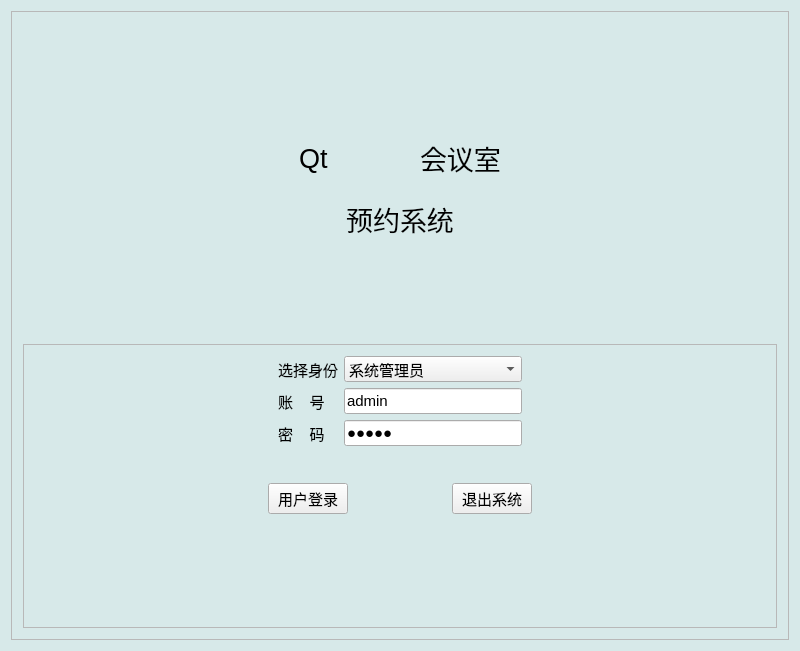
<?xml version="1.0" encoding="UTF-8"?>
<ui version="4.0">
 <class>KRoomReserveClass</class>
 <widget class="QWidget" name="KRoomReserveClass">
  <property name="geometry">
   <rect>
    <x>0</x>
    <y>0</y>
    <width>800</width>
    <height>651</height>
   </rect>
  </property>
  <property name="sizePolicy">
   <sizepolicy hsizetype="Fixed" vsizetype="Fixed">
    <horstretch>0</horstretch>
    <verstretch>0</verstretch>
   </sizepolicy>
  </property>
  <property name="minimumSize">
   <size>
    <width>800</width>
    <height>651</height>
   </size>
  </property>
  <property name="maximumSize">
   <size>
    <width>800</width>
    <height>651</height>
   </size>
  </property>
  <property name="windowTitle">
   <string>会议室预约系统</string>
  </property>
  <property name="windowIcon">
   <iconset resource="kroomreserve.qrc">
    <normaloff>:/images/logo.png</normaloff>:/images/logo.png</iconset>
  </property>
  <property name="styleSheet">
   <string notr="true">QWidget#KRoomReserveClass
{
	background-color: rgb(215, 233, 233);
}</string>
  </property>
  <layout class="QGridLayout" name="gridLayout_3">
   <item row="0" column="1">
    <widget class="QFrame" name="frame_2">
     <property name="sizePolicy">
      <sizepolicy hsizetype="Preferred" vsizetype="Minimum">
       <horstretch>0</horstretch>
       <verstretch>0</verstretch>
      </sizepolicy>
     </property>
     <property name="frameShape">
      <enum>QFrame::StyledPanel</enum>
     </property>
     <property name="frameShadow">
      <enum>QFrame::Raised</enum>
     </property>
     <layout class="QGridLayout" name="gridLayout">
      <item row="4" column="0" colspan="3">
       <widget class="QFrame" name="frame">
        <property name="sizePolicy">
         <sizepolicy hsizetype="Preferred" vsizetype="Minimum">
          <horstretch>0</horstretch>
          <verstretch>0</verstretch>
         </sizepolicy>
        </property>
        <property name="minimumSize">
         <size>
          <width>0</width>
          <height>284</height>
         </size>
        </property>
        <property name="contextMenuPolicy">
         <enum>Qt::DefaultContextMenu</enum>
        </property>
        <property name="layoutDirection">
         <enum>Qt::LeftToRight</enum>
        </property>
        <property name="frameShape">
         <enum>QFrame::StyledPanel</enum>
        </property>
        <property name="frameShadow">
         <enum>QFrame::Raised</enum>
        </property>
        <layout class="QVBoxLayout" name="verticalLayout">
         <item>
          <layout class="QHBoxLayout" name="horizontalLayout">
           <item>
            <spacer name="horizontalSpacer">
             <property name="orientation">
              <enum>Qt::Horizontal</enum>
             </property>
             <property name="sizeHint" stdset="0">
              <size>
               <width>40</width>
               <height>20</height>
              </size>
             </property>
            </spacer>
           </item>
           <item>
            <layout class="QFormLayout" name="formLayout">
             <item row="0" column="0">
              <widget class="QLabel" name="label_3">
               <property name="font">
                <font>
                 <pointsize>11</pointsize>
                </font>
               </property>
               <property name="text">
                <string>选择身份</string>
               </property>
              </widget>
             </item>
             <item row="0" column="1">
              <widget class="QComboBox" name="comboBoxIdentity">
               <property name="font">
                <font>
                 <pointsize>11</pointsize>
                </font>
               </property>
               <property name="currentIndex">
                <number>2</number>
               </property>
               <item>
                <property name="text">
                 <string>研发人员</string>
                </property>
               </item>
               <item>
                <property name="text">
                 <string>行政人员</string>
                </property>
               </item>
               <item>
                <property name="text">
                 <string>系统管理员</string>
                </property>
               </item>
              </widget>
             </item>
             <item row="1" column="0">
              <widget class="QLabel" name="label">
               <property name="font">
                <font>
                 <pointsize>11</pointsize>
                </font>
               </property>
               <property name="text">
                <string>账    号</string>
               </property>
              </widget>
             </item>
             <item row="1" column="1">
              <widget class="QLineEdit" name="userName">
               <property name="font">
                <font>
                 <pointsize>11</pointsize>
                </font>
               </property>
               <property name="text">
                <string>admin</string>
               </property>
              </widget>
             </item>
             <item row="2" column="0">
              <widget class="QLabel" name="label_2">
               <property name="font">
                <font>
                 <pointsize>11</pointsize>
                </font>
               </property>
               <property name="text">
                <string>密    码</string>
               </property>
              </widget>
             </item>
             <item row="2" column="1">
              <widget class="QLineEdit" name="password">
               <property name="font">
                <font>
                 <pointsize>11</pointsize>
                </font>
               </property>
               <property name="text">
                <string>admin</string>
               </property>
               <property name="echoMode">
                <enum>QLineEdit::PasswordEchoOnEdit</enum>
               </property>
              </widget>
             </item>
            </layout>
           </item>
           <item>
            <spacer name="horizontalSpacer_2">
             <property name="orientation">
              <enum>Qt::Horizontal</enum>
             </property>
             <property name="sizeHint" stdset="0">
              <size>
               <width>40</width>
               <height>20</height>
              </size>
             </property>
            </spacer>
           </item>
          </layout>
         </item>
         <item>
          <layout class="QHBoxLayout" name="horizontalLayout_2">
           <item>
            <spacer name="horizontalSpacer_3">
             <property name="orientation">
              <enum>Qt::Horizontal</enum>
             </property>
             <property name="sizeHint" stdset="0">
              <size>
               <width>40</width>
               <height>20</height>
              </size>
             </property>
            </spacer>
           </item>
           <item>
            <widget class="QPushButton" name="loginButton">
             <property name="font">
              <font>
               <pointsize>11</pointsize>
              </font>
             </property>
             <property name="text">
              <string>用户登录</string>
             </property>
            </widget>
           </item>
           <item>
            <spacer name="horizontalSpacer_5">
             <property name="orientation">
              <enum>Qt::Horizontal</enum>
             </property>
             <property name="sizeType">
              <enum>QSizePolicy::Fixed</enum>
             </property>
             <property name="sizeHint" stdset="0">
              <size>
               <width>98</width>
               <height>94</height>
              </size>
             </property>
            </spacer>
           </item>
           <item>
            <widget class="QPushButton" name="exitButton">
             <property name="font">
              <font>
               <pointsize>11</pointsize>
              </font>
             </property>
             <property name="text">
              <string>退出系统</string>
             </property>
            </widget>
           </item>
           <item>
            <spacer name="horizontalSpacer_4">
             <property name="orientation">
              <enum>Qt::Horizontal</enum>
             </property>
             <property name="sizeHint" stdset="0">
              <size>
               <width>40</width>
               <height>20</height>
              </size>
             </property>
            </spacer>
           </item>
          </layout>
         </item>
         <item>
          <spacer name="verticalSpacer">
           <property name="orientation">
            <enum>Qt::Vertical</enum>
           </property>
           <property name="sizeHint" stdset="0">
            <size>
             <width>17</width>
             <height>37</height>
            </size>
           </property>
          </spacer>
         </item>
        </layout>
       </widget>
      </item>
      <item row="0" column="1">
       <spacer name="verticalSpacer_2">
        <property name="orientation">
         <enum>Qt::Vertical</enum>
        </property>
        <property name="sizeHint" stdset="0">
         <size>
          <width>20</width>
          <height>78</height>
         </size>
        </property>
       </spacer>
      </item>
      <item row="1" column="2">
       <spacer name="horizontalSpacer_8">
        <property name="orientation">
         <enum>Qt::Horizontal</enum>
        </property>
        <property name="sizeHint" stdset="0">
         <size>
          <width>145</width>
          <height>20</height>
         </size>
        </property>
       </spacer>
      </item>
      <item row="1" column="1">
       <layout class="QHBoxLayout" name="horizontalLayout_3">
        <item>
         <widget class="QLabel" name="label_5">
          <property name="maximumSize">
           <size>
            <width>111</width>
            <height>16777215</height>
           </size>
          </property>
          <property name="font">
           <font>
            <pointsize>20</pointsize>
           </font>
          </property>
          <property name="text">
           <string>Qt</string>
          </property>
         </widget>
        </item>
        <item>
         <spacer name="horizontalSpacer_10">
          <property name="orientation">
           <enum>Qt::Horizontal</enum>
          </property>
          <property name="sizeType">
           <enum>QSizePolicy::Fixed</enum>
          </property>
          <property name="sizeHint" stdset="0">
           <size>
            <width>10</width>
            <height>20</height>
           </size>
          </property>
         </spacer>
        </item>
        <item>
         <widget class="QLabel" name="labelLogo">
          <property name="sizePolicy">
           <sizepolicy hsizetype="Fixed" vsizetype="Fixed">
            <horstretch>0</horstretch>
            <verstretch>0</verstretch>
           </sizepolicy>
          </property>
          <property name="minimumSize">
           <size>
            <width>60</width>
            <height>70</height>
           </size>
          </property>
          <property name="styleSheet">
           <string notr="true">QLabel#labelLogo
{	
	image: url(:/images/logo.png);
}</string>
          </property>
          <property name="text">
           <string/>
          </property>
         </widget>
        </item>
        <item>
         <spacer name="horizontalSpacer_6">
          <property name="orientation">
           <enum>Qt::Horizontal</enum>
          </property>
          <property name="sizeType">
           <enum>QSizePolicy::Fixed</enum>
          </property>
          <property name="sizeHint" stdset="0">
           <size>
            <width>10</width>
            <height>20</height>
           </size>
          </property>
         </spacer>
        </item>
        <item>
         <widget class="QLabel" name="label_6">
          <property name="font">
           <font>
            <pointsize>20</pointsize>
           </font>
          </property>
          <property name="text">
           <string>会议室</string>
          </property>
         </widget>
        </item>
       </layout>
      </item>
      <item row="1" column="0">
       <spacer name="horizontalSpacer_7">
        <property name="orientation">
         <enum>Qt::Horizontal</enum>
        </property>
        <property name="sizeHint" stdset="0">
         <size>
          <width>156</width>
          <height>20</height>
         </size>
        </property>
       </spacer>
      </item>
      <item row="2" column="1">
       <widget class="QLabel" name="label_4">
        <property name="sizePolicy">
         <sizepolicy hsizetype="Preferred" vsizetype="Preferred">
          <horstretch>0</horstretch>
          <verstretch>0</verstretch>
         </sizepolicy>
        </property>
        <property name="minimumSize">
         <size>
          <width>0</width>
          <height>0</height>
         </size>
        </property>
        <property name="maximumSize">
         <size>
          <width>16777215</width>
          <height>230</height>
         </size>
        </property>
        <property name="font">
         <font>
          <pointsize>20</pointsize>
         </font>
        </property>
        <property name="contextMenuPolicy">
         <enum>Qt::DefaultContextMenu</enum>
        </property>
        <property name="layoutDirection">
         <enum>Qt::LeftToRight</enum>
        </property>
        <property name="text">
         <string>预约系统</string>
        </property>
        <property name="alignment">
         <set>Qt::AlignCenter</set>
        </property>
       </widget>
      </item>
      <item row="3" column="1">
       <spacer name="verticalSpacer_3">
        <property name="orientation">
         <enum>Qt::Vertical</enum>
        </property>
        <property name="sizeHint" stdset="0">
         <size>
          <width>20</width>
          <height>40</height>
         </size>
        </property>
       </spacer>
      </item>
     </layout>
    </widget>
   </item>
  </layout>
 </widget>
 <layoutdefault spacing="6" margin="11"/>
 <resources>
  <include location="kroomreserve.qrc"/>
 </resources>
 <connections/>
</ui>
